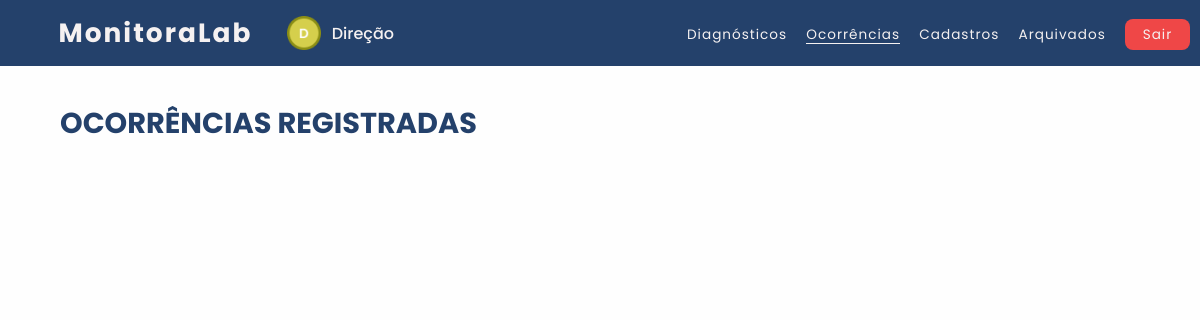
The page /usuarios/diretoria/ocorrencias.php (signed in) on the database as committed earlier.
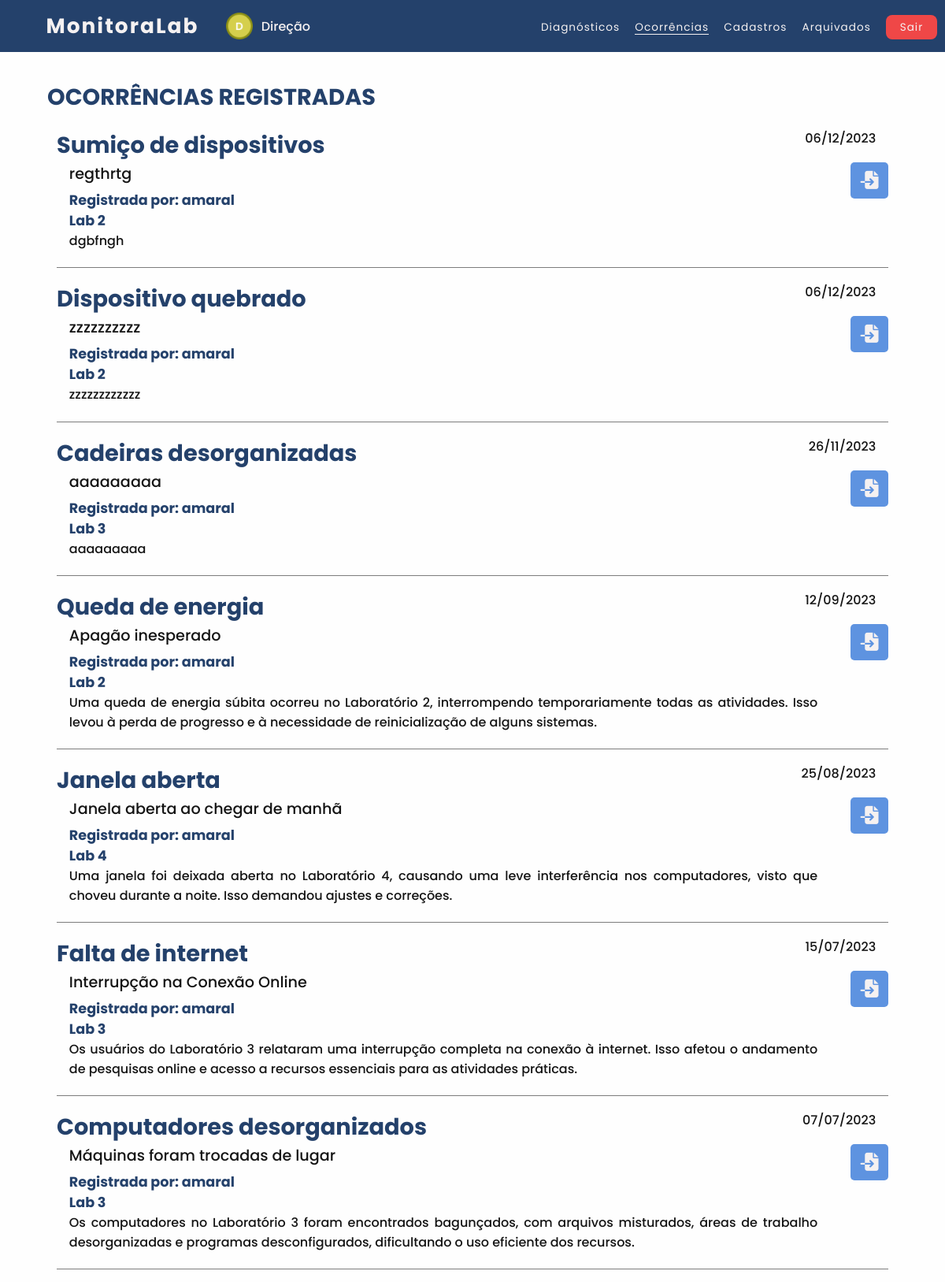
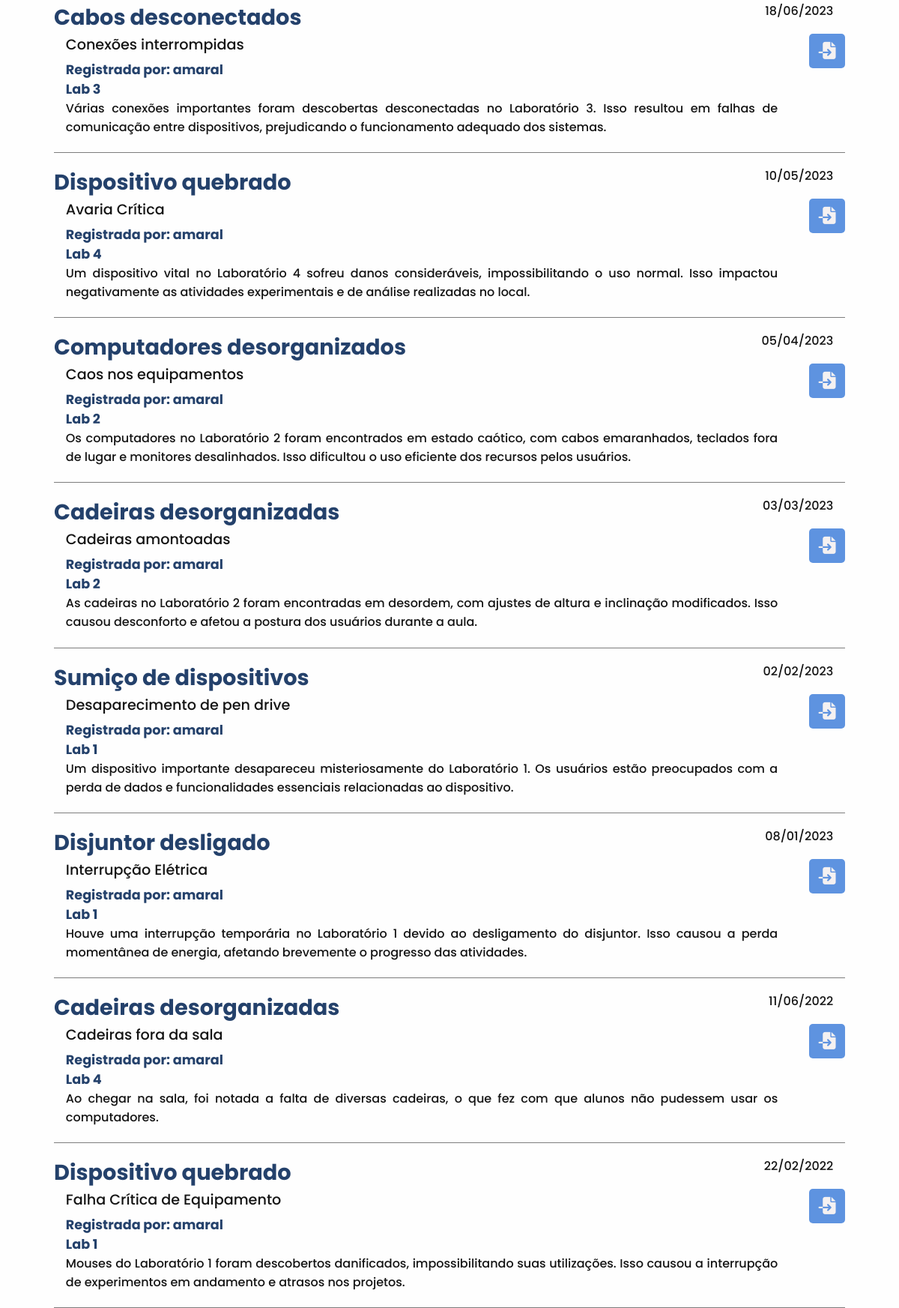
The same page on the database as committed later (2 pictures, top to bottom).
### tables this page shows
CREATE TABLE `ocorrencia` (
  `ID` int(11) NOT NULL,
  `data` date NOT NULL,
  `titulo` varchar(150) NOT NULL,
  `laboratorio` varchar(15) NOT NULL,
  `problema` varchar(30) NOT NULL,
  `descricao` varchar(500) NOT NULL,
  `responsavel` varchar(30) NOT NULL,
  `arquivado` varchar(5) NOT NULL,
  `login_prof` varchar(30) DEFAULT NULL
);

### usuarios/diretoria/ocorrencias.php (the view, shortened to what this page needs)
<?php
   $conexao = ConectarBanco();
   $sql_query = $conexao->query("SELECT `ID`, `Data`, `Titulo`, `Laboratorio`, `Problema`, `Descricao`, `Responsavel` FROM ocorrencia
   WHERE `arquivado`='não' ORDER BY `Data`DESC") or die ($conexao->error);
?>
<!DOCTYPE html>
<html lang="pt-br">
    <head>
        <link rel="stylesheet" type="text/css" href="../../css/navbar.css"><link rel="preconnect" href="https://fonts.googleapis.com">
        <link rel="stylesheet" type="text/css" href="../../css/ocorrencias-arquivadas.css"><link rel="preconnect" href="https://fonts.googleapis.com">
        <link rel="stylesheet" href="../../css/fonte-alert.css">
        <link rel="stylesheet" href="https://cdnjs.cloudflare.com/ajax/libs/font-awesome/6.4.2/css/all.min.css"
 />
        <link rel="stylesheet" type="text/css" href="../../css/icone-tema.css">
    </head>
    <body id="body">
        <nav>
            <h1 class="logo">MonitoraLab</h1>
            <img src="../../icons/icone-direcao.png" class="icone-usuario">
            <div class="usuario">Direção</div>
            <ul>
                <li><a class="nav-li" href="inicio.php">Diagnósticos</a></li>
                <li><a class="active" href="ocorrencias.php">Ocorrências</a></li>
                <li><a class="nav-li" href="professores-cadastrados.php">Cadastros</a></li>
                <li><a class="nav-li" href="ocorrencias-arquivadas.php?problema=&data=&lab=">Arquivados</a></li>
                <li><a class="Btn-Sair" onclick="Sair()" style="cursor: pointer;">Sair</a> </li>
            </ul>
        </nav>
        <h2>Ocorrências Registradas</h2>
        <?php
            while ($ocorrencia = $sql_query->fetch_assoc())
            {
        ?>
        <div class="flex">
            <div class="container-2">
                <div class="problema-data">
                    <label class="titulo-problema"><?php echo $ocorrencia['Problema']; ?></label>
                    <label class="data-ocorrencia"><?php echo date('d/m/Y', strtotime($ocorrencia['Data'])); ?></label>
                </div>
                <div class="titulo-editar">
                    <div class="titulo-ocorrencia"><?php echo $ocorrencia['Titulo']; ?></div>
                        <button class="arquivar" name="ArquivarOcorrencia" onclick="Arquivar(this)" var-ocorrencia="<?php echo
                        $ocorrencia['ID']; ?>"><i class="fa-solid fa-file-import arquivar"></i></button>
                </div>
                <div class="infos-ocorrencia">
                    <label class="responsavel">Registrada por: <?php echo $ocorrencia['Responsavel']; ?></label>
                    <label class="laboratorio"><?php echo $ocorrencia['Laboratorio']; ?></label>
                </div>
                <div class="descricao-ocorrencia">
                <?php echo $ocorrencia['Descricao']; ?>
                </div>
            </div>
        </div>
        <?php
            }
        ?>
    </body>
</html>

### css/navbar.css (style rules this page uses)
nav { background-color: var(--azul-1); color: var(--branco-1); padding: 1.1% 2%; display: flex; align-items: center; }
.logo { font-family: 'Poppins', sans-serif; font-size: 165%; font-weight: bold; letter-spacing: 2px; margin-left: 2%; }
.icone-usuario { margin-left: 3%; margin-right: 0.4%; width: 3%; }
.usuario { font-family: 'Poppins', sans-serif; font-size: 100%; margin-left: 0.5%; }
nav ul { position: absolute; margin-left: 54%; }
nav ul li { display: inline-block; line-height: 80%; margin-left: 15px; }
nav ul li a { color: var(--branco-1); font-family: 'Poppins', sans-serif; font-size: 85%; letter-spacing: 1px; line-height: 20%; position: relative; font-weight: 400; }
.nav-li::after { content: " "; width: 0%; height: 1px; background-color: var(--branco-1); position: absolute; bottom: 0; left: 0; transition: 0.2s ease-in-out; }
.active::after { content: " "; width: 100%; height: 1px; background-color: var(--branco-1); position: absolute; bottom: 0; left: 0; }
.Btn-Sair { background-color: var(--vermelho-1); padding: 20% 60%; border-radius: 8px; }

### css/ocorrencias-arquivadas.css (style rules this page uses)
html { min-height: 100vh; }
* { margin: 0; padding: 0; text-decoration: none; list-style: none; letter-spacing: normal; }
body { background: var(--fundo); font-family:'Poppins', sans-serif; font-weight: 470; letter-spacing: 5px; }
h2 { color: var(--h2); text-transform: uppercase; margin: 3% 0 0 5%; letter-spacing: normal; font-size: 180%; font-family: 'Poppins', sans-serif; }
.fa-solid { margin: 1.5% 0 0 8px; }
.flex { display: flex; flex-direction: column; align-items: center; }
.container-2 { width: 88%; margin-top: 1.5%; text-align: justify; border-bottom: 1px solid var(--cinza-3); }
.problema-data { display: flex; justify-content:space-between; }
.titulo-problema { color: var(--titulo); letter-spacing: normal; font-size: 180%; font-family: 'Poppins', sans-serif; font-weight: 700; }
.data-ocorrencia { color: var(--dados); padding-right: 1.5%; }
.titulo-ocorrencia { font-weight: 450; font-size: 1.2rem; color: var(--dados); padding-left: 1.5%; }
.infos-ocorrencia { display: flex; flex-direction: column; padding-left: 1.5%; }
.responsavel { color: var(--azul-1); font-size: 110%; font-family: 'Poppins', sans-serif; font-weight: 700; }
.laboratorio { color: var(--titulo); font-size: 110%; font-family: 'Poppins', sans-serif; font-weight: 700; }
.descricao-ocorrencia { color: var(--dados); margin: 0 0 2% 0; margin-left: 1.5%; width: 90%; }
.titulo-editar { display: flex; justify-content: space-between; }
.arquivar { border: none; width: 48px; height: 35px; background-color: var(--azul-2); color: var(--branco-1); font-size: 120%; margin: 0; padding: 5.5px 0px 0 0; border-radius: 5px; cursor: pointer; }

### css/cores.css (style rules this page uses)
.tema-claro, :root { --azul-1: #24416B; --azul-2:#5E93E0; --branco-1: #f5f1f1; --vermelho-1: #EF4747; --vermelho-2: #d83b3b; --amarelo-1:#DDD73C; --preto-1: #000000; --cinza-1: #939393; --cinza-2: #7d7d7d4c; --cinza-3: #7d7d7d; --cinza-4: #4e4e4eb4; --preto-2: #0000001c; --preto-3: #141414; --icone: #fefefe; --fundo: #fefefe; --fundo-botao: #24416B; --h2: #24416B; --titulo-dados: #141414; --voltar: #090808; --titulo: #24416B; --dados: #141414; --ver-diag: #24416B; --caixa: #fefefe; --borda-caixa: #4e4e4eb4; --sombra: #0000001c; --texto-branco:#fefefe; --txt: #4e4e4eb4; --txt-hover: #7d7d7d4c; --miniatura:#4e4e4eb4; }
.tema-escuro, :root { --icone: #fefefe; --fundo: #091932; --fundo-botao: #091932; --h2: #fefefe; --titulo-dados: #e9e5e5; --voltar: #fefefe; --titulo: #fefefe; --dados: #fefefe; --ver-diag: #bdbdbd; --caixa: #24416B; --borda-caixa:#fefefe; --sombra: #fefefe14; --texto-branco:#fefefe; --txt: #4e4e4eb4; --miniatura: #fefefe; }

### usuarios/diretoria/ocorrencias.php (style rules this page uses)
body { visibility: hidden; }

Rows that differ between the two databases and show on the page:
added ocorrencia: problema "Sumiço de dispositivos", data "06/12/2023", titulo "regthrtg", responsavel "amaral", laboratorio "Lab 2", descricao "dgbfngh"
added ocorrencia: problema "Dispositivo quebrado", data "06/12/2023", titulo "zzzzzzzzzz", responsavel "amaral", laboratorio "Lab 2", descricao "zzzzzzzzzzzz"
added ocorrencia: problema "Cadeiras desorganizadas", data "26/11/2023", titulo "aaaaaaaaa", responsavel "amaral", laboratorio "Lab 3", descricao "aaaaaaaaa"
added ocorrencia: problema "Queda de energia", data "12/09/2023", titulo "Apagão inesperado", responsavel "amaral", laboratorio "Lab 2", descricao "Uma queda de energia súbita ocorreu no Laboratório 2, interrompendo temporariamente todas as atividades. Isso levou à perda de progresso e à necessidade de reinicialização de alguns sistemas."
added ocorrencia: problema "Janela aberta", data "25/08/2023", titulo "Janela aberta ao chegar de manhã", responsavel "amaral", laboratorio "Lab 4", descricao "Uma janela foi deixada aberta no Laboratório 4, causando uma leve interferência nos computadores, visto que choveu durante a noite. Isso demandou ajustes e correções."
added ocorrencia: problema "Falta de internet", data "15/07/2023", titulo "Interrupção na Conexão Online", responsavel "amaral", laboratorio "Lab 3", descricao "Os usuários do Laboratório 3 relataram uma interrupção completa na conexão à internet. Isso afetou o andamento de pesquisas online e acesso a recursos essenciais para as atividades práticas."
added ocorrencia: problema "Computadores desorganizados", data "07/07/2023", titulo "Máquinas foram trocadas de lugar", responsavel "amaral", laboratorio "Lab 3", descricao "Os computadores no Laboratório 3 foram encontrados bagunçados, com arquivos misturados, áreas de trabalho desorganizadas e programas desconfigurados, dificultando o uso eficiente dos recursos."
added ocorrencia: problema "Cabos desconectados", data "18/06/2023", titulo "Conexões interrompidas", responsavel "amaral", laboratorio "Lab 3", descricao "Várias conexões importantes foram descobertas desconectadas no Laboratório 3. Isso resultou em falhas de comunicação entre dispositivos, prejudicando o funcionamento adequado dos sistemas."
added ocorrencia: problema "Dispositivo quebrado", data "10/05/2023", titulo "Avaria Crítica", responsavel "amaral", laboratorio "Lab 4", descricao "Um dispositivo vital no Laboratório 4 sofreu danos consideráveis, impossibilitando o uso normal. Isso impactou negativamente as atividades experimentais e de análise realizadas no local."
added ocorrencia: problema "Computadores desorganizados", data "05/04/2023", titulo "Caos nos equipamentos", responsavel "amaral", laboratorio "Lab 2", descricao "Os computadores no Laboratório 2 foram encontrados em estado caótico, com cabos emaranhados, teclados fora de lugar e monitores desalinhados. Isso dificultou o uso eficiente dos recursos pelos usuários."
added ocorrencia: problema "Cadeiras desorganizadas", data "03/03/2023", titulo "Cadeiras amontoadas", responsavel "amaral", laboratorio "Lab 2", descricao "As cadeiras no Laboratório 2 foram encontradas em desordem, com ajustes de altura e inclinação modificados. Isso causou desconforto e afetou a postura dos usuários durante a aula."
added ocorrencia: problema "Sumiço de dispositivos", data "02/02/2023", titulo "Desaparecimento de pen drive", responsavel "amaral", laboratorio "Lab 1", descricao "Um dispositivo importante desapareceu misteriosamente do Laboratório 1. Os usuários estão preocupados com a perda de dados e funcionalidades essenciais relacionadas ao dispositivo."
added ocorrencia: problema "Disjuntor desligado", data "08/01/2023", titulo "Interrupção Elétrica", responsavel "amaral", laboratorio "Lab 1", descricao "Houve uma interrupção temporária no Laboratório 1 devido ao desligamento do disjuntor. Isso causou a perda momentânea de energia, afetando brevemente o progresso das atividades."
added ocorrencia: problema "Cadeiras desorganizadas", data "11/06/2022", titulo "Cadeiras fora da sala", responsavel "amaral", laboratorio "Lab 4", descricao "Ao chegar na sala, foi notada a falta de diversas cadeiras, o que fez com que alunos não pudessem usar os computadores."
added ocorrencia: problema "Dispositivo quebrado", data "22/02/2022", titulo "Falha Crítica de Equipamento", responsavel "amaral", laboratorio "Lab 1", descricao "Mouses do Laboratório 1 foram descobertos danificados, impossibilitando suas utilizações. Isso causou a interrupção de experimentos em andamento e atrasos nos projetos."
